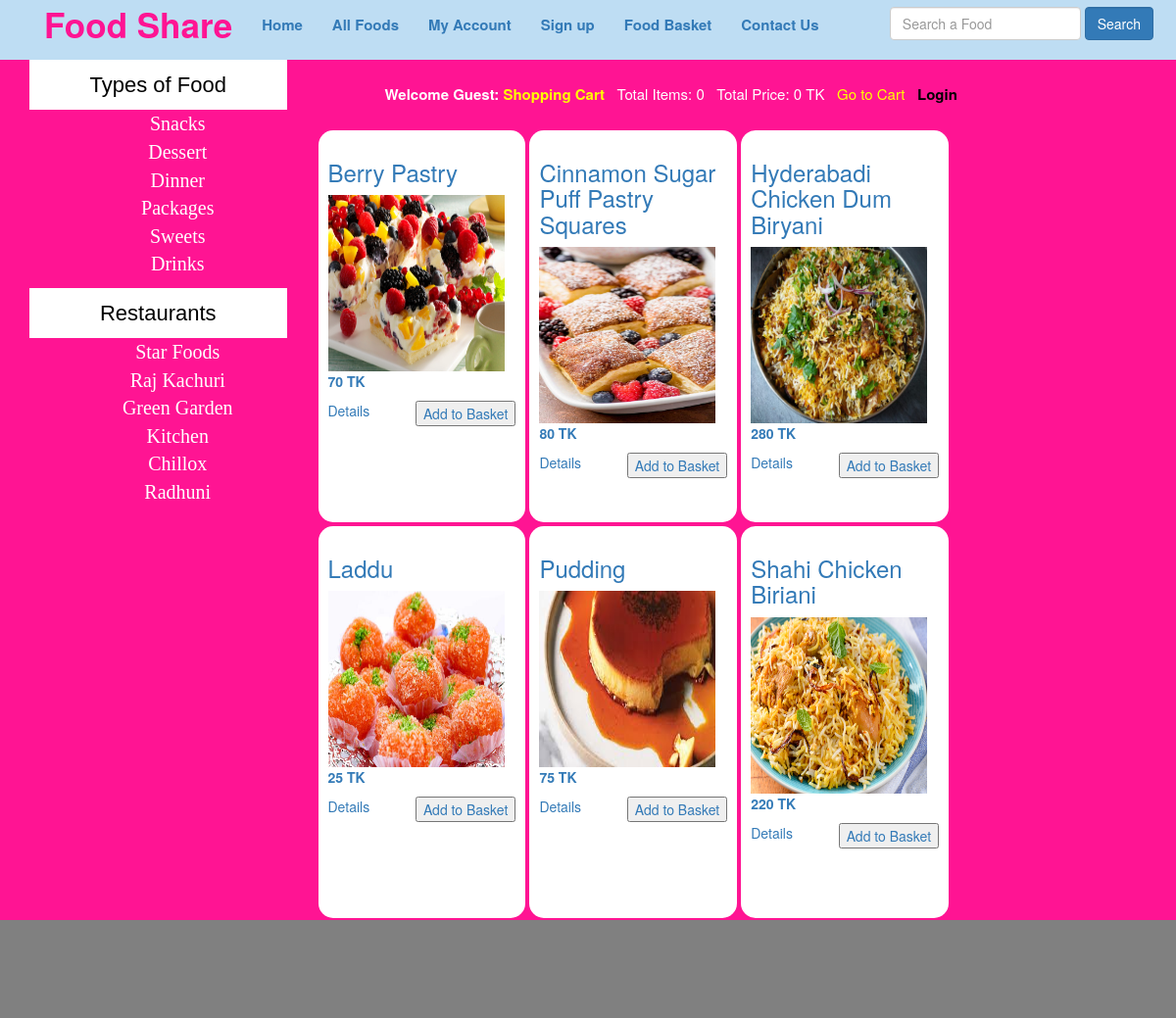
The page / on the database its author committed.
### tables this page shows
CREATE TABLE `categories` (
  `cat_id` int(100) NOT NULL,
  `cat_title` text NOT NULL
);

CREATE TABLE `brands` (
  `brand_id` int(100) NOT NULL,
  `brand_title` text NOT NULL
);

CREATE TABLE `products` (
  `product_id` int(100) NOT NULL,
  `product_cat` int(100) NOT NULL,
  `product_brand` int(100) NOT NULL,
  `product_title` varchar(255) NOT NULL,
  `product_price` int(100) NOT NULL,
  `product_desc` text NOT NULL,
  `product_image` text NOT NULL,
  `product_keywords` text NOT NULL
);

### functions/functions.php (the view, shortened to what this page needs)
<?php
    $con = mysqli_connect ("localhost","root","","Food Share");
    function getIp(){
        $ip = $_SERVER['REMOTE_ADDR'];
        return $ip;
    }
    function total_items(){
        if(isset($_GET['add_cart'])){
            global $con;
            $ip=getIp();
            $get_items = "select * from cart where ip_add='$ip'";
            $run_items = mysqli_query($con, $get_items);
            $count_items = mysqli_num_rows($run_items);
        } else {
            global $con;
            $ip=getIp();
            $get_items = "select * from cart where ip_add='$ip'";
            $run_items = mysqli_query($con, $get_items);
            $count_items = mysqli_num_rows($run_items);
        }
        echo $count_items;
    }
    function total_price(){
        $total=0;
        echo $total;
    }
    function getCats (){
        global $con;
        $get_cats = "select * from categories";
        $run_cats = mysqli_query($con, $get_cats);
        while ($row_cats=mysqli_fetch_array($run_cats)){
            $cat_id = $row_cats['cat_id'];
            $cat_title = $row_cats['cat_title'];
            echo "<li><a href='index.php?cat=$cat_id'>$cat_title</a></li>";
        }
    }
    function getBrands (){
        global $con;
        $get_brands = "select * from brands";
        $run_brands = mysqli_query($con, $get_brands);
        while ($row_brands=mysqli_fetch_array($run_brands)){
            $brand_id = $row_brands['brand_id'];
            $brand_title = $row_brands['brand_title'];
            echo "<li><a href='index.php?brand=$brand_id'>$brand_title</a></li>";
        }
    }
    function getPro(){
        if(!isset($_GET['cat'])){
            if(!isset($_GET['brand'])){
            global $con;
            $get_pro = "select * from products order by RAND() LIMIT 0,6";
            $run_pro = mysqli_query($con, $get_pro);
            while($row_pro=mysqli_fetch_array($run_pro)){
                $pro_id=$row_pro['product_id'];
                $pro_title=$row_pro['product_title'];
                $pro_price=$row_pro['product_price'];
                $pro_image=$row_pro['product_image'];
                echo "
                    <a href='details.php?pro_id=$pro_id'><div class='col-md-3' style='background-color:white; margin:2px;; border-radius:15px; padding:10px; height:400px;'>
                        <h3>$pro_title</h3>
                        <img src='admin_area/product_images/$pro_image' width='180px' height='180px'/>
                        <p><b> $pro_price TK </b></p>
                        <a href='details.php?pro_id=$pro_id' style='float:left'>Details</a>
                        <a href='index.php?add_cart=$pro_id'><button style='float:right'>Add to Basket</button></a>
                    </div></a>
                ";
            }
            }
        }
    }
?>

### index.php (shortened to what this page needs)
<!doctype html>
<?php
    include("functions/functions.php");
?>
<html>
<head>
    <link rel="stylesheet" href="css/main.css" media="all"/>
	<link rel="stylesheet" href="css/bootstrap.css">
</head>
<body>
    <div class="main_wrapper">
		<nav class="navbar navbar-light navbar-fixed-top"style="background-color: #beddf3;">
        <div class="container-fluid">
			<div class="navbar-header fixed-top">
                <a href="#" class="navbar-brand" style="font-size: 35px; color:DeepPink; font-weight:bold; margin-left: 15px;">Food Share</a>
            </div>
            <ul class="nav navbar-nav mx-50px text-success" style="font-size: 15px; font-weight:bold;">
                <li><a href="index.php">Home</a></li>
                <li><a href="all_products.php">All Foods</a></li>
                <li><a href="customer/my_account.php">My Account</a></li>
                <li><a href="customer_register.php">Sign up</a></li>
                <li><a href="cart.php">Food Basket</a></li>
                <li><a href="index.php">Contact Us</a></li>
            </ul>
            <div id="form">
                <form class="form-group form-inline" method="get" action="results.php" enctype="multipart/form-data">
                    <input class="form-control" type="text" name="user_query" placeholder="Search a Food" />
                    <input class="form-control btn btn-primary" type="submit" name="search" value="Search" />
                </form>
            </div>
        </div>
		</nav>
        <div class="col-md-12" style="background-color:DeepPink;margin-top: 61px;">
            <div class="col-md-3">
                <div id="sidebar_title">Types of Food</div>
                <ul id="cats">
                    <?php
                        getCats();
                    ?>
                </ul>
                <div id="sidebar_title">Restaurants</div>
                <ul id="cats">
                    <?php
                        getBrands();
                    ?>
                </ul>
            </div>
            <div class="col-md-9">
                <div id="shopping_cart" style="margin:10px; font-size:15px; background-color:DeepPink;">
                    <span style="float:center; font-size=50px; padding:60px; line-height:50px;">
                        <?php
                            if(isset($_SESSION['customer_email'])){
                                echo "<b>Welcome:  </b> " . $_SESSION['customer_email'] . "<b style='color:yellow;'>&nbsp Your</b>";
                            }
                            else{
                                echo "<b>Welcome Guest:</b>";
                            }
                        ?>
                        <b style="color:yellow;"> Shopping Cart</b>  &nbsp Total Items: <?php total_items(); ?> &nbsp Total Price: <?php total_price(); ?> TK <a href="cart.php" style="color:yellow;">&nbsp Go to Cart</a>
                        <?php
                            if(!isset($_SESSION['customer_email'])){
                                echo "<a href='checkout.php' style='color:black; text-decoration:none; font-weight:bold; margin-bottom:40px;'>&nbsp Login</a>";
                            }
                            else{
                                echo "<a href='logout.php' style='color:blue; text-decoration:none;'>&nbsp Logout</a>";
                            }
                        ?>
                    </span>
                </div>
                <div>
                    <?php getPro();  ?>
                </div>
            </div>
        </div>
        <div id="footer">
            <h2 style="text-align: center; padding-top: 30px;"></h2>
        </div>
    </div>
</body>
</html>

### css/main.css (style rules this page uses)
article, aside, details, figcaption, figure, footer, header, hgroup, menu, nav, section { display: block; }
body { background:skyblue; }
.main_wrapper { width: 100%; height: auto; margin: auto; background: black; color:white; }
#form { float: right; padding-right: 8px; line-height: 45px; }
#sidebar_title { background: white; color: black; font-size: 22px; font-family: arial; padding: 10px; text-align: center; }
#cats { text-align: center; }
#cats li { list-style: none; display: block; margin 5px; }
#cats a { color: white; padding: 8px; margin: 5px; text-align: center; font-size: 20px; font-family: Comic Sans MS; text-decoration: none; }
#shopping_cart { width: 800px; height: 50px; background: black; color: white; }
#footer { width: 100%; height: 100px; background: gray; clear: both; }

### rows shown on the page
categories: cat_title "Snacks"
categories: cat_title "Dessert"
categories: cat_title "Dinner"
categories: cat_title "Packages"
categories: cat_title "Sweets"
categories: cat_title "Drinks"
brands: brand_title "Star Foods"
brands: brand_title "Raj Kachuri"
brands: brand_title "Green Garden"
brands: brand_title "Kitchen"
brands: brand_title "Chillox"
brands: brand_title "Radhuni"
products: product_title "Berry Pastry", product_image (picture), product_price "70"
products: product_title "Cinnamon Sugar Puff Pastry Squares", product_image (picture), product_price "80"
products: product_title "Hyderabadi Chicken Dum Biryani", product_image (picture), product_price "280"
products: product_title "Laddu", product_image (picture), product_price "25"
products: product_title "Pudding", product_image (picture), product_price "75"
products: product_title "Shahi Chicken Biriani", product_image (picture), product_price "220"

### other values the page prints
$count_items "0"
$total "0"
